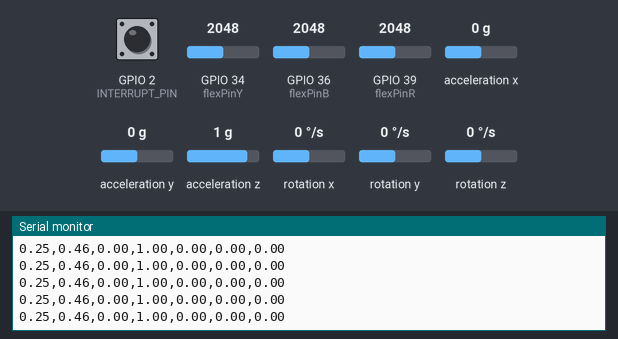
Recording of a sketch running on a simulated ESP32. Shown: the last lines printed to the serial monitor. The inputs (shaded band) are chosen by the test bench; at power-on: acceleration x 0 g, GPIO 34 (flexPinY) = 2048, GPIO 36 (flexPinB) = 2048, GPIO 39 (flexPinR) = 2048, acceleration y 0 g, acceleration z 1 g, GPIO 2 (INTERRUPT_PIN) LOW, rotation x 0 °/s, rotation y 0 °/s, rotation z 0 °/s. The sensor or clock chip raises its interrupt line as the real part does.

Above: at 1.7 s.
1.8 s: acceleration x set to -1.4 g
At 1.88 s:
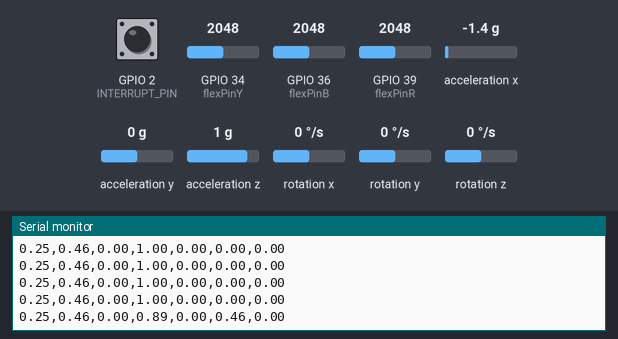
3.3 s: GPIO 34 (flexPinY) set to 2240
At 3.38 s:
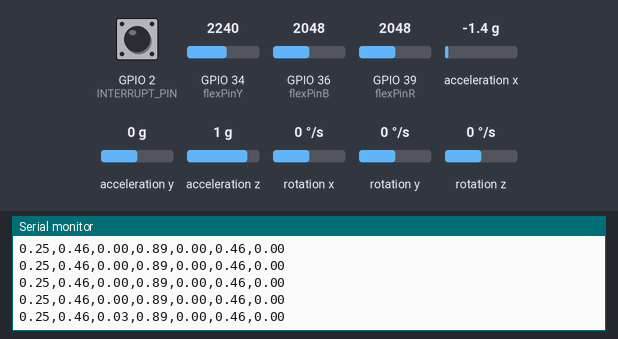
4.8 s: GPIO 36 (flexPinB) set to 2240
At 4.89 s:
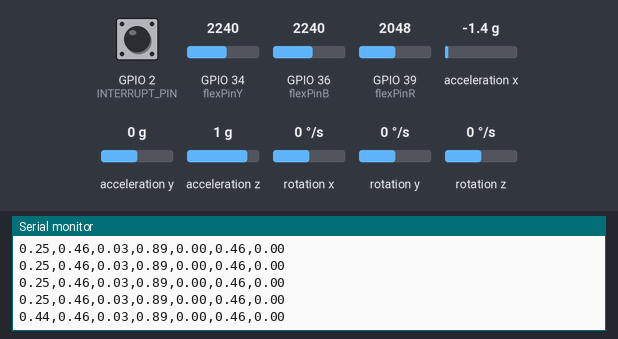
6.3 s: GPIO 39 (flexPinR) set to 2240
At 6.39 s:
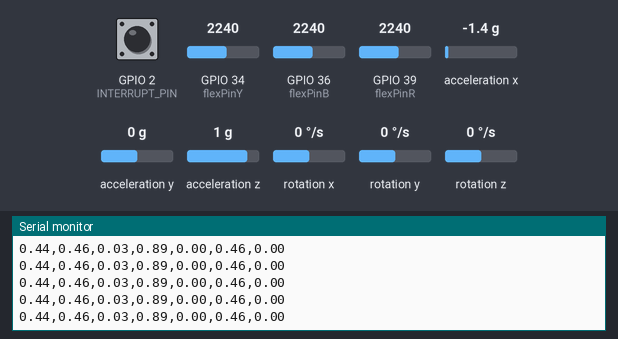
7.8 s: acceleration y set to -1.4 g
At 7.9 s:
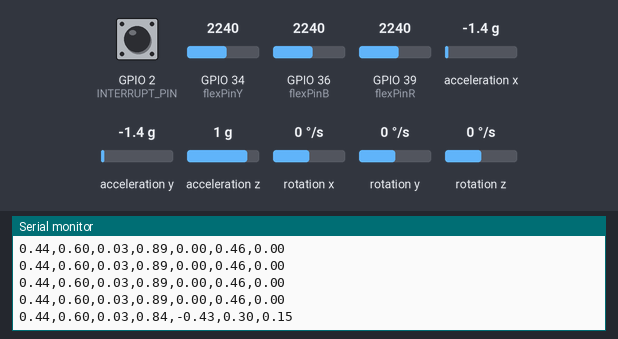
9.3 s: acceleration z set to -1.4 g
At 9.3 s:
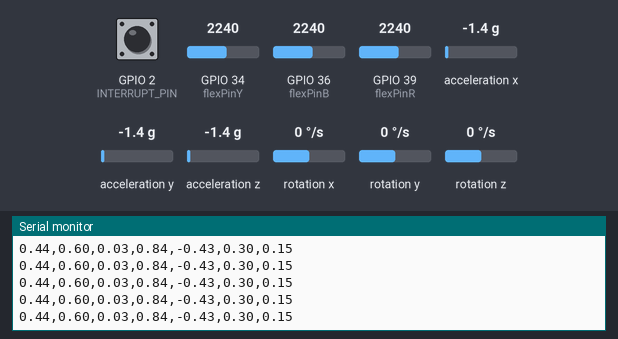
Timing chart, 0 to 11.8 s (numbered marks = the images above; inputs shaded):
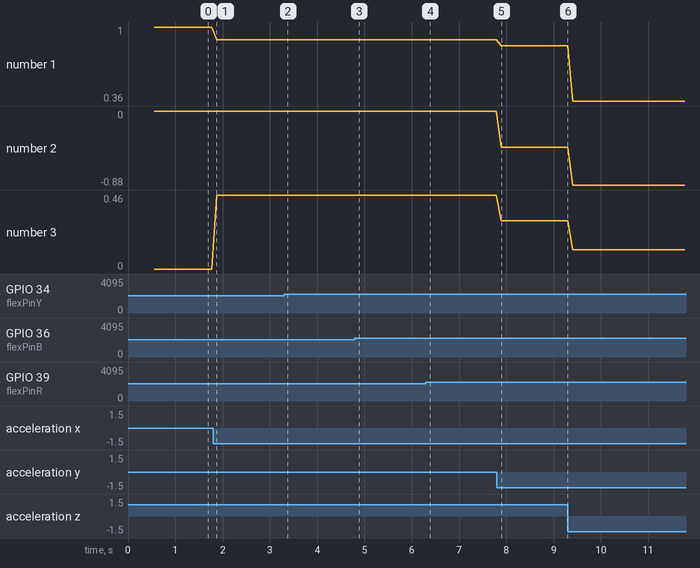

Measured:
- after the input at 1.8 s, the serial monitor: prints a new line after 0.07 s (image 1)
- after the input at 3.3 s, the serial monitor: prints a new line after 0.08 s (image 2)
- after the input at 4.8 s, the serial monitor: prints a new line after 0.09 s (image 3)
- after the input at 7.8 s, the serial monitor: prints a new line after 0.10 s (image 5)
- plotted number 1: 1 → 0.89 after the input at 1.8 s, 0.89 → 0.84 after the input at 7.8 s, 0.84 → 0.36 after the input at 9.3 s
- plotted number 2: 0 → -0.43 after the input at 7.8 s, -0.43 → -0.88 after the input at 9.3 s
- plotted number 3: 0.46 → 0.3 after the input at 7.8 s, 0.3 → 0.12 after the input at 9.3 s

The sketch:

ArduinoSensorFile.ino
```cpp
#include "I2Cdev.h"
#include "MPU6050_6Axis_MotionApps20.h"

// Define flex sensor pins
const int flexPinB = 36;
const int flexPinR = 39;
const int flexPinY = 34;

// Flex sensor ranges for mapping
const int minSensorValueB = 1800;
const int maxSensorValueB = 2800;
const int minSensorValueR = 1400;
const int maxSensorValueR = 2800;
const int minSensorValueY = 2200;
const int maxSensorValueY = 3400;

MPU6050 mpu;

#define INTERRUPT_PIN 2
bool dmpReady = false; // Will be true if MPU is successfully initialized
uint8_t mpuIntStatus;
uint8_t devStatus;
uint16_t packetSize;
uint16_t fifoCount;
uint8_t fifoBuffer[64];
Quaternion q;

// Default quaternion values when MPU is not connected
float defaultQuat[4] = {1.0, 0.0, 0.0, 0.0};

volatile bool mpuInterrupt = false;
void dmpDataReady() {
    mpuInterrupt = true;
}

void setup() {
    // Initialize flex sensor pins
    pinMode(flexPinB, INPUT);
    pinMode(flexPinR, INPUT);
    pinMode(flexPinY, INPUT);

    // Initialize I2C
    Wire.begin();
    Wire.setClock(400000);

    // Initialize serial communication
    Serial.begin(9600);
    while (!Serial);

    // Initialize MPU6050
    Serial.println("Initializing I2C devices...");
    mpu.initialize();
    pinMode(INTERRUPT_PIN, INPUT);

    Serial.println("Testing device connections...");
    if (mpu.testConnection()) {
        Serial.println("MPU6050 connection successful");

        Serial.println("Initializing DMP...");
        devStatus = mpu.dmpInitialize();
        mpu.setXGyroOffset(220);
        mpu.setYGyroOffset(76);
        mpu.setZGyroOffset(-85);
        mpu.setZAccelOffset(1788);

        if (devStatus == 0) {
            mpu.CalibrateAccel(6);
            mpu.CalibrateGyro(6);
            mpu.PrintActiveOffsets();
            Serial.println("Enabling DMP...");
            mpu.setDMPEnabled(true);

            attachInterrupt(digitalPinToInterrupt(INTERRUPT_PIN), dmpDataReady, RISING);
            mpuIntStatus = mpu.getIntStatus();
            Serial.println("DMP ready! Waiting for first interrupt...");
            dmpReady = true;

            packetSize = mpu.dmpGetFIFOPacketSize();
        } else {
            Serial.print("DMP Initialization failed (code ");
            Serial.print(devStatus);
            Serial.println(")");
            dmpReady = false; // Indicate failure
        }
    } else {
        Serial.println("MPU6050 connection failed");
        dmpReady = false; // MPU not connected
    }
}

void loop() {
    // Read flex sensor values
    int sensorValueB = analogRead(flexPinB);
    int sensorValueR = analogRead(flexPinR);
    int sensorValueY = analogRead(flexPinY);

    // Map the flex sensor values to 0.0 - 1.0 range
    float mappedValueB = (float)(sensorValueB - minSensorValueB) / (maxSensorValueB - minSensorValueB);
    float mappedValueR = (float)(sensorValueR - minSensorValueR) / (maxSensorValueR - minSensorValueR);
    float mappedValueY = (float)(sensorValueY - minSensorValueY) / (maxSensorValueY - minSensorValueY);

    // Constrain the values between 0.0 and 1.0
    mappedValueB = constrain(mappedValueB, 0.00, 1.00);
    mappedValueR = constrain(mappedValueR, 0.00, 1.00);
    mappedValueY = constrain(mappedValueY, 0.00, 1.00);

    // If MPU is ready and we have data, use real quaternion values
    if (dmpReady && mpu.dmpGetCurrentFIFOPacket(fifoBuffer)) {
        mpu.dmpGetQuaternion(&q, fifoBuffer);

        // Print flex sensor values and real quaternion values
        Serial.print(mappedValueB);
        Serial.print(",");
        Serial.print(mappedValueR);
        Serial.print(",");
        Serial.print(mappedValueY);
        Serial.print(",");
        Serial.print(q.w);
        Serial.print(",");
        Serial.print(q.x);
        Serial.print(",");
        Serial.print(q.y);
        Serial.print(",");
        Serial.println(q.z);

    } else {
        // MPU not connected or DMP failed, print default quaternion values with flex sensor values
        Serial.print(mappedValueB);
        Serial.print(",");
        Serial.print(mappedValueR);
        Serial.print(",");
        Serial.print(mappedValueY);
        Serial.print(",");
        Serial.print(defaultQuat[0]);
        Serial.print(",");
        Serial.print(defaultQuat[1]);
        Serial.print(",");
        Serial.print(defaultQuat[2]);
        Serial.print(",");
        Serial.println(defaultQuat[3]);
    }

    delay(100);  // small delay for stability
}
```
